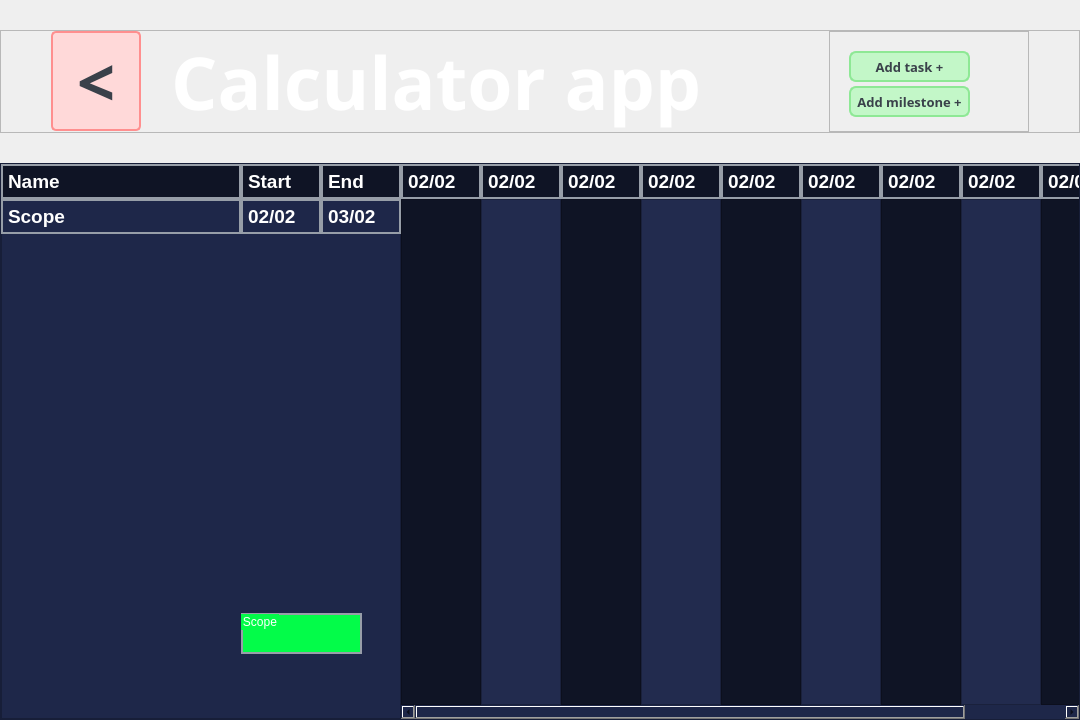
<?xml version="1.0" encoding="UTF-8"?>
<ui version="4.0">
 <class>Form</class>
 <widget class="QWidget" name="Form">
  <property name="geometry">
   <rect>
    <x>0</x>
    <y>0</y>
    <width>1080</width>
    <height>720</height>
   </rect>
  </property>
  <property name="windowTitle">
   <string>Form</string>
  </property>
  <layout class="QVBoxLayout" name="verticalLayout">
   <property name="spacing">
    <number>30</number>
   </property>
   <property name="leftMargin">
    <number>0</number>
   </property>
   <property name="topMargin">
    <number>30</number>
   </property>
   <property name="rightMargin">
    <number>0</number>
   </property>
   <property name="bottomMargin">
    <number>0</number>
   </property>
   <item>
    <widget class="QFrame" name="head">
     <property name="minimumSize">
      <size>
       <width>620</width>
       <height>90</height>
      </size>
     </property>
     <property name="styleSheet">
      <string notr="true"/>
     </property>
     <property name="frameShape">
      <enum>QFrame::StyledPanel</enum>
     </property>
     <property name="frameShadow">
      <enum>QFrame::Raised</enum>
     </property>
     <layout class="QHBoxLayout" name="horizontalLayout">
      <property name="spacing">
       <number>30</number>
      </property>
      <property name="leftMargin">
       <number>50</number>
      </property>
      <property name="topMargin">
       <number>0</number>
      </property>
      <property name="rightMargin">
       <number>50</number>
      </property>
      <property name="bottomMargin">
       <number>0</number>
      </property>
      <item>
       <widget class="QPushButton" name="back_button">
        <property name="minimumSize">
         <size>
          <width>90</width>
          <height>90</height>
         </size>
        </property>
        <property name="maximumSize">
         <size>
          <width>16777215</width>
          <height>100</height>
         </size>
        </property>
        <property name="font">
         <font>
          <family>Impact</family>
          <pointsize>50</pointsize>
          <bold>true</bold>
         </font>
        </property>
        <property name="cursor">
         <cursorShape>PointingHandCursor</cursorShape>
        </property>
        <property name="toolTip">
         <string>Login</string>
        </property>
        <property name="styleSheet">
         <string notr="true">border: 2px solid #ff8f8f;
border-radius: 5px;
background: #ffd9d9;
color: #3a414a;</string>
        </property>
        <property name="text">
         <string>&lt;</string>
        </property>
       </widget>
      </item>
      <item>
       <widget class="QLabel" name="title">
        <property name="sizePolicy">
         <sizepolicy hsizetype="Expanding" vsizetype="Preferred">
          <horstretch>100</horstretch>
          <verstretch>100</verstretch>
         </sizepolicy>
        </property>
        <property name="font">
         <font>
          <family>Leelawadee</family>
          <pointsize>55</pointsize>
          <bold>true</bold>
         </font>
        </property>
        <property name="styleSheet">
         <string notr="true">color: #ffffff</string>
        </property>
        <property name="text">
         <string>Calculator app</string>
        </property>
        <property name="wordWrap">
         <bool>true</bool>
        </property>
       </widget>
      </item>
      <item>
       <widget class="QFrame" name="add_task_frame">
        <property name="minimumSize">
         <size>
          <width>200</width>
          <height>0</height>
         </size>
        </property>
        <property name="frameShape">
         <enum>QFrame::StyledPanel</enum>
        </property>
        <property name="frameShadow">
         <enum>QFrame::Raised</enum>
        </property>
        <widget class="QPushButton" name="add_task_button">
         <property name="geometry">
          <rect>
           <x>20</x>
           <y>20</y>
           <width>121</width>
           <height>31</height>
          </rect>
         </property>
         <property name="minimumSize">
          <size>
           <width>0</width>
           <height>0</height>
          </size>
         </property>
         <property name="maximumSize">
          <size>
           <width>16777215</width>
           <height>100</height>
          </size>
         </property>
         <property name="font">
          <font>
           <family>Leelawadee</family>
           <pointsize>10</pointsize>
           <bold>true</bold>
          </font>
         </property>
         <property name="cursor">
          <cursorShape>PointingHandCursor</cursorShape>
         </property>
         <property name="toolTip">
          <string>Login</string>
         </property>
         <property name="styleSheet">
          <string notr="true">QPushButton {
	border: 2px solid #8ee895;
	border-radius: 7px;
	background: #c3f7c8;
	color: #3a414a;
}

QPushButton:hover {
	border: 2px solid #77e680;
	background: #9ce6a3
}</string>
         </property>
         <property name="text">
          <string>Add task +</string>
         </property>
        </widget>
        <widget class="QPushButton" name="add_milestone_button">
         <property name="geometry">
          <rect>
           <x>20</x>
           <y>55</y>
           <width>121</width>
           <height>31</height>
          </rect>
         </property>
         <property name="minimumSize">
          <size>
           <width>0</width>
           <height>0</height>
          </size>
         </property>
         <property name="maximumSize">
          <size>
           <width>16777215</width>
           <height>100</height>
          </size>
         </property>
         <property name="font">
          <font>
           <family>Leelawadee</family>
           <pointsize>10</pointsize>
           <bold>true</bold>
          </font>
         </property>
         <property name="cursor">
          <cursorShape>PointingHandCursor</cursorShape>
         </property>
         <property name="toolTip">
          <string>Login</string>
         </property>
         <property name="styleSheet">
          <string notr="true">QPushButton {
	border: 2px solid #8ee895;
	border-radius: 7px;
	background: #c3f7c8;
	color: #3a414a;
}

QPushButton:hover {
	border: 2px solid #77e680;
	background: #9ce6a3
}</string>
         </property>
         <property name="text">
          <string>Add milestone +</string>
         </property>
        </widget>
       </widget>
      </item>
     </layout>
    </widget>
   </item>
   <item>
    <widget class="QFrame" name="body">
     <property name="sizePolicy">
      <sizepolicy hsizetype="Expanding" vsizetype="Expanding">
       <horstretch>0</horstretch>
       <verstretch>0</verstretch>
      </sizepolicy>
     </property>
     <property name="styleSheet">
      <string notr="true">background: #1e2749;</string>
     </property>
     <property name="frameShape">
      <enum>QFrame::StyledPanel</enum>
     </property>
     <property name="frameShadow">
      <enum>QFrame::Raised</enum>
     </property>
     <layout class="QHBoxLayout" name="horizontalLayout_2">
      <property name="spacing">
       <number>0</number>
      </property>
      <property name="leftMargin">
       <number>0</number>
      </property>
      <property name="topMargin">
       <number>0</number>
      </property>
      <property name="rightMargin">
       <number>0</number>
      </property>
      <property name="bottomMargin">
       <number>0</number>
      </property>
      <item>
       <widget class="QFrame" name="tasks_frame">
        <property name="minimumSize">
         <size>
          <width>400</width>
          <height>0</height>
         </size>
        </property>
        <property name="styleSheet">
         <string notr="true">background: #1e2749;
color: #ffffff;</string>
        </property>
        <property name="frameShape">
         <enum>QFrame::StyledPanel</enum>
        </property>
        <property name="frameShadow">
         <enum>QFrame::Raised</enum>
        </property>
        <widget class="QFrame" name="tasks_headers">
         <property name="geometry">
          <rect>
           <x>0</x>
           <y>0</y>
           <width>400</width>
           <height>35</height>
          </rect>
         </property>
         <property name="sizePolicy">
          <sizepolicy hsizetype="Preferred" vsizetype="Preferred">
           <horstretch>0</horstretch>
           <verstretch>0</verstretch>
          </sizepolicy>
         </property>
         <property name="minimumSize">
          <size>
           <width>400</width>
           <height>35</height>
          </size>
         </property>
         <property name="maximumSize">
          <size>
           <width>400</width>
           <height>35</height>
          </size>
         </property>
         <property name="styleSheet">
          <string notr="true">border: 2px solid #979ea8;
background: #1e2749;
color: #ffffff;</string>
         </property>
         <property name="frameShape">
          <enum>QFrame::StyledPanel</enum>
         </property>
         <property name="frameShadow">
          <enum>QFrame::Raised</enum>
         </property>
         <widget class="QLabel" name="name_label">
          <property name="geometry">
           <rect>
            <x>0</x>
            <y>0</y>
            <width>240</width>
            <height>35</height>
           </rect>
          </property>
          <property name="font">
           <font>
            <pointsize>14</pointsize>
            <italic>false</italic>
            <bold>true</bold>
           </font>
          </property>
          <property name="styleSheet">
           <string notr="true">border: 2px solid #979ea8;
background: #0f1425;
color: #ffffff;
qproperty-alignment: AlignLeft;</string>
          </property>
          <property name="text">
           <string>Name</string>
          </property>
         </widget>
         <widget class="QLabel" name="start_label">
          <property name="geometry">
           <rect>
            <x>240</x>
            <y>0</y>
            <width>80</width>
            <height>35</height>
           </rect>
          </property>
          <property name="font">
           <font>
            <pointsize>14</pointsize>
            <bold>true</bold>
           </font>
          </property>
          <property name="styleSheet">
           <string notr="true">border: 2px solid #979ea8;
background: #0f1425;
color: #ffffff;
qproperty-alignment: AlignCenter;</string>
          </property>
          <property name="text">
           <string>Start</string>
          </property>
         </widget>
         <widget class="QLabel" name="end_label">
          <property name="geometry">
           <rect>
            <x>320</x>
            <y>0</y>
            <width>80</width>
            <height>35</height>
           </rect>
          </property>
          <property name="font">
           <font>
            <pointsize>14</pointsize>
            <bold>true</bold>
           </font>
          </property>
          <property name="styleSheet">
           <string notr="true">border: 2px solid #979ea8;
background: #0f1425;
color: #ffffff;
qproperty-alignment: AlignCenter;</string>
          </property>
          <property name="text">
           <string>End</string>
          </property>
         </widget>
        </widget>
        <widget class="QFrame" name="task_item">
         <property name="geometry">
          <rect>
           <x>0</x>
           <y>35</y>
           <width>400</width>
           <height>35</height>
          </rect>
         </property>
         <property name="sizePolicy">
          <sizepolicy hsizetype="Preferred" vsizetype="Preferred">
           <horstretch>0</horstretch>
           <verstretch>0</verstretch>
          </sizepolicy>
         </property>
         <property name="minimumSize">
          <size>
           <width>400</width>
           <height>35</height>
          </size>
         </property>
         <property name="maximumSize">
          <size>
           <width>400</width>
           <height>35</height>
          </size>
         </property>
         <property name="styleSheet">
          <string notr="true">border: 2px solid #979ea8;
background: #1e2749;
color: #ffffff;</string>
         </property>
         <property name="frameShape">
          <enum>QFrame::StyledPanel</enum>
         </property>
         <property name="frameShadow">
          <enum>QFrame::Raised</enum>
         </property>
         <widget class="QLabel" name="label_4">
          <property name="geometry">
           <rect>
            <x>0</x>
            <y>0</y>
            <width>240</width>
            <height>35</height>
           </rect>
          </property>
          <property name="font">
           <font>
            <pointsize>14</pointsize>
            <bold>true</bold>
           </font>
          </property>
          <property name="styleSheet">
           <string notr="true">border: 2px solid #979ea8;
background: #1e2749;
color: #ffffff;
qproperty-alignment: AlignLeft;</string>
          </property>
          <property name="text">
           <string>Scope</string>
          </property>
         </widget>
         <widget class="QLabel" name="label_5">
          <property name="geometry">
           <rect>
            <x>240</x>
            <y>0</y>
            <width>80</width>
            <height>35</height>
           </rect>
          </property>
          <property name="font">
           <font>
            <pointsize>14</pointsize>
            <bold>true</bold>
           </font>
          </property>
          <property name="styleSheet">
           <string notr="true">border: 2px solid #979ea8;
background: #1e2749;
color: #ffffff;
qproperty-alignment: AlignCenter;</string>
          </property>
          <property name="text">
           <string>02/02</string>
          </property>
         </widget>
         <widget class="QLabel" name="label_6">
          <property name="geometry">
           <rect>
            <x>320</x>
            <y>0</y>
            <width>80</width>
            <height>35</height>
           </rect>
          </property>
          <property name="font">
           <font>
            <pointsize>14</pointsize>
            <bold>true</bold>
           </font>
          </property>
          <property name="styleSheet">
           <string notr="true">border: 2px solid #979ea8;
background: #1e2749;
color: #ffffff;
qproperty-alignment: AlignCenter;</string>
          </property>
          <property name="text">
           <string>03/02</string>
          </property>
         </widget>
        </widget>
        <widget class="QGroupBox" name="groupBox">
         <property name="geometry">
          <rect>
           <x>240</x>
           <y>449</y>
           <width>121</width>
           <height>41</height>
          </rect>
         </property>
         <property name="styleSheet">
          <string notr="true">border: 2px solid #979ea8;
background: #03fc49;</string>
         </property>
         <property name="title">
          <string>Scope</string>
         </property>
        </widget>
       </widget>
      </item>
      <item>
       <widget class="QScrollArea" name="timeline">
        <property name="font">
         <font>
          <bold>true</bold>
         </font>
        </property>
        <property name="styleSheet">
         <string notr="true">background:transparent;
color: #ffffff;</string>
        </property>
        <property name="frameShape">
         <enum>QFrame::NoFrame</enum>
        </property>
        <property name="frameShadow">
         <enum>QFrame::Plain</enum>
        </property>
        <property name="lineWidth">
         <number>0</number>
        </property>
        <property name="midLineWidth">
         <number>0</number>
        </property>
        <property name="verticalScrollBarPolicy">
         <enum>Qt::ScrollBarAsNeeded</enum>
        </property>
        <property name="horizontalScrollBarPolicy">
         <enum>Qt::ScrollBarAsNeeded</enum>
        </property>
        <property name="widgetResizable">
         <bool>true</bool>
        </property>
        <widget class="QWidget" name="timeline_scroll_area">
         <property name="geometry">
          <rect>
           <x>0</x>
           <y>0</y>
           <width>800</width>
           <height>549</height>
          </rect>
         </property>
         <property name="styleSheet">
          <string notr="true">background:transparent;</string>
         </property>
         <layout class="QGridLayout" name="gridLayout">
          <property name="leftMargin">
           <number>0</number>
          </property>
          <property name="topMargin">
           <number>0</number>
          </property>
          <property name="rightMargin">
           <number>0</number>
          </property>
          <property name="bottomMargin">
           <number>0</number>
          </property>
          <property name="spacing">
           <number>0</number>
          </property>
          <item row="1" column="9" rowspan="2">
           <widget class="QFrame" name="frame_15">
            <property name="sizePolicy">
             <sizepolicy hsizetype="Preferred" vsizetype="Preferred">
              <horstretch>0</horstretch>
              <verstretch>0</verstretch>
             </sizepolicy>
            </property>
            <property name="minimumSize">
             <size>
              <width>0</width>
              <height>0</height>
             </size>
            </property>
            <property name="maximumSize">
             <size>
              <width>16777215</width>
              <height>16777215</height>
             </size>
            </property>
            <property name="font">
             <font>
              <bold>true</bold>
             </font>
            </property>
            <property name="styleSheet">
             <string notr="true">background: #0f1425;
color: #ffffff;</string>
            </property>
            <property name="frameShape">
             <enum>QFrame::StyledPanel</enum>
            </property>
            <property name="frameShadow">
             <enum>QFrame::Raised</enum>
            </property>
           </widget>
          </item>
          <item row="0" column="10">
           <widget class="QLabel" name="label_16">
            <property name="minimumSize">
             <size>
              <width>80</width>
              <height>35</height>
             </size>
            </property>
            <property name="maximumSize">
             <size>
              <width>80</width>
              <height>35</height>
             </size>
            </property>
            <property name="font">
             <font>
              <pointsize>14</pointsize>
              <bold>true</bold>
             </font>
            </property>
            <property name="styleSheet">
             <string notr="true">border: 2px solid #979ea8;
background: #0f1425;
color: #ffffff;
qproperty-alignment: AlignCenter;</string>
            </property>
            <property name="text">
             <string>02/02</string>
            </property>
           </widget>
          </item>
          <item row="1" column="6" rowspan="2">
           <widget class="QFrame" name="frame_13">
            <property name="sizePolicy">
             <sizepolicy hsizetype="Preferred" vsizetype="Preferred">
              <horstretch>0</horstretch>
              <verstretch>0</verstretch>
             </sizepolicy>
            </property>
            <property name="minimumSize">
             <size>
              <width>0</width>
              <height>0</height>
             </size>
            </property>
            <property name="maximumSize">
             <size>
              <width>16777215</width>
              <height>16777215</height>
             </size>
            </property>
            <property name="font">
             <font>
              <bold>true</bold>
             </font>
            </property>
            <property name="styleSheet">
             <string notr="true">background: #0f1425;
color: #ffffff;</string>
            </property>
            <property name="frameShape">
             <enum>QFrame::StyledPanel</enum>
            </property>
            <property name="frameShadow">
             <enum>QFrame::Raised</enum>
            </property>
           </widget>
          </item>
          <item row="0" column="2">
           <widget class="QLabel" name="label_15">
            <property name="minimumSize">
             <size>
              <width>80</width>
              <height>35</height>
             </size>
            </property>
            <property name="maximumSize">
             <size>
              <width>80</width>
              <height>35</height>
             </size>
            </property>
            <property name="font">
             <font>
              <pointsize>14</pointsize>
              <bold>true</bold>
             </font>
            </property>
            <property name="styleSheet">
             <string notr="true">border: 2px solid #979ea8;
background: #0f1425;
color: #ffffff;
qproperty-alignment: AlignCenter;</string>
            </property>
            <property name="text">
             <string>02/02</string>
            </property>
           </widget>
          </item>
          <item row="1" column="10" rowspan="2">
           <widget class="QFrame" name="frame_16">
            <property name="sizePolicy">
             <sizepolicy hsizetype="Preferred" vsizetype="Preferred">
              <horstretch>0</horstretch>
              <verstretch>0</verstretch>
             </sizepolicy>
            </property>
            <property name="minimumSize">
             <size>
              <width>0</width>
              <height>0</height>
             </size>
            </property>
            <property name="maximumSize">
             <size>
              <width>16777215</width>
              <height>16777215</height>
             </size>
            </property>
            <property name="font">
             <font>
              <bold>true</bold>
             </font>
            </property>
            <property name="styleSheet">
             <string notr="true">background: #222b4e;
color: #ffffff;</string>
            </property>
            <property name="frameShape">
             <enum>QFrame::StyledPanel</enum>
            </property>
            <property name="frameShadow">
             <enum>QFrame::Raised</enum>
            </property>
           </widget>
          </item>
          <item row="0" column="5">
           <widget class="QLabel" name="label_12">
            <property name="minimumSize">
             <size>
              <width>80</width>
              <height>35</height>
             </size>
            </property>
            <property name="maximumSize">
             <size>
              <width>80</width>
              <height>35</height>
             </size>
            </property>
            <property name="font">
             <font>
              <pointsize>14</pointsize>
              <bold>true</bold>
             </font>
            </property>
            <property name="styleSheet">
             <string notr="true">border: 2px solid #979ea8;
background: #0f1425;
color: #ffffff;
qproperty-alignment: AlignCenter;</string>
            </property>
            <property name="text">
             <string>02/02</string>
            </property>
           </widget>
          </item>
          <item row="1" column="1" rowspan="2">
           <widget class="QFrame" name="frame_8">
            <property name="sizePolicy">
             <sizepolicy hsizetype="Preferred" vsizetype="Preferred">
              <horstretch>0</horstretch>
              <verstretch>0</verstretch>
             </sizepolicy>
            </property>
            <property name="minimumSize">
             <size>
              <width>0</width>
              <height>0</height>
             </size>
            </property>
            <property name="maximumSize">
             <size>
              <width>16777215</width>
              <height>16777215</height>
             </size>
            </property>
            <property name="font">
             <font>
              <bold>true</bold>
             </font>
            </property>
            <property name="styleSheet">
             <string notr="true">background: #222b4e;
color: #ffffff;</string>
            </property>
            <property name="frameShape">
             <enum>QFrame::StyledPanel</enum>
            </property>
            <property name="frameShadow">
             <enum>QFrame::Raised</enum>
            </property>
           </widget>
          </item>
          <item row="0" column="7">
           <widget class="QLabel" name="label_13">
            <property name="minimumSize">
             <size>
              <width>80</width>
              <height>35</height>
             </size>
            </property>
            <property name="maximumSize">
             <size>
              <width>80</width>
              <height>35</height>
             </size>
            </property>
            <property name="font">
             <font>
              <pointsize>14</pointsize>
              <bold>true</bold>
             </font>
            </property>
            <property name="styleSheet">
             <string notr="true">border: 2px solid #979ea8;
background: #0f1425;
color: #ffffff;
qproperty-alignment: AlignCenter;</string>
            </property>
            <property name="text">
             <string>02/02</string>
            </property>
           </widget>
          </item>
          <item row="1" column="3" rowspan="2">
           <widget class="QFrame" name="frame_10">
            <property name="sizePolicy">
             <sizepolicy hsizetype="Preferred" vsizetype="Preferred">
              <horstretch>0</horstretch>
              <verstretch>0</verstretch>
             </sizepolicy>
            </property>
            <property name="minimumSize">
             <size>
              <width>0</width>
              <height>0</height>
             </size>
            </property>
            <property name="maximumSize">
             <size>
              <width>16777215</width>
              <height>16777215</height>
             </size>
            </property>
            <property name="font">
             <font>
              <bold>true</bold>
             </font>
            </property>
            <property name="styleSheet">
             <string notr="true">background: #222b4e;
color: #ffffff;</string>
            </property>
            <property name="frameShape">
             <enum>QFrame::StyledPanel</enum>
            </property>
            <property name="frameShadow">
             <enum>QFrame::Raised</enum>
            </property>
           </widget>
          </item>
          <item row="1" column="5" rowspan="2">
           <widget class="QFrame" name="frame_12">
            <property name="sizePolicy">
             <sizepolicy hsizetype="Preferred" vsizetype="Preferred">
              <horstretch>0</horstretch>
              <verstretch>0</verstretch>
             </sizepolicy>
            </property>
            <property name="minimumSize">
             <size>
              <width>0</width>
              <height>0</height>
             </size>
            </property>
            <property name="maximumSize">
             <size>
              <width>16777215</width>
              <height>16777215</height>
             </size>
            </property>
            <property name="font">
             <font>
              <bold>true</bold>
             </font>
            </property>
            <property name="styleSheet">
             <string notr="true">background: #222b4e;
color: #ffffff;</string>
            </property>
            <property name="frameShape">
             <enum>QFrame::StyledPanel</enum>
            </property>
            <property name="frameShadow">
             <enum>QFrame::Raised</enum>
            </property>
           </widget>
          </item>
          <item row="0" column="0">
           <widget class="QLabel" name="label_7">
            <property name="minimumSize">
             <size>
              <width>80</width>
              <height>35</height>
             </size>
            </property>
            <property name="maximumSize">
             <size>
              <width>80</width>
              <height>35</height>
             </size>
            </property>
            <property name="font">
             <font>
              <pointsize>14</pointsize>
              <bold>true</bold>
             </font>
            </property>
            <property name="styleSheet">
             <string notr="true">border: 2px solid #979ea8;
background: #0f1425;
color: #ffffff;
qproperty-alignment: AlignCenter;</string>
            </property>
            <property name="text">
             <string>02/02</string>
            </property>
           </widget>
          </item>
          <item row="0" column="9">
           <widget class="QLabel" name="label_11">
            <property name="minimumSize">
             <size>
              <width>80</width>
              <height>35</height>
             </size>
            </property>
            <property name="maximumSize">
             <size>
              <width>80</width>
              <height>35</height>
             </size>
            </property>
            <property name="font">
             <font>
              <pointsize>14</pointsize>
              <bold>true</bold>
             </font>
            </property>
            <property name="styleSheet">
             <string notr="true">border: 2px solid #979ea8;
background: #0f1425;
color: #ffffff;
qproperty-alignment: AlignCenter;</string>
            </property>
            <property name="text">
             <string>02/02</string>
            </property>
           </widget>
          </item>
          <item row="1" column="7" rowspan="2">
           <widget class="QFrame" name="frame_14">
            <property name="sizePolicy">
             <sizepolicy hsizetype="Preferred" vsizetype="Preferred">
              <horstretch>0</horstretch>
              <verstretch>0</verstretch>
             </sizepolicy>
            </property>
            <property name="minimumSize">
             <size>
              <width>0</width>
              <height>0</height>
             </size>
            </property>
            <property name="maximumSize">
             <size>
              <width>16777215</width>
              <height>16777215</height>
             </size>
            </property>
            <property name="font">
             <font>
              <bold>true</bold>
             </font>
            </property>
            <property name="styleSheet">
             <string notr="true">background: #222b4e;
color: #ffffff;</string>
            </property>
            <property name="frameShape">
             <enum>QFrame::StyledPanel</enum>
            </property>
            <property name="frameShadow">
             <enum>QFrame::Raised</enum>
            </property>
           </widget>
          </item>
          <item row="0" column="6">
           <widget class="QLabel" name="label_14">
            <property name="minimumSize">
             <size>
              <width>80</width>
              <height>35</height>
             </size>
            </property>
            <property name="maximumSize">
             <size>
              <width>80</width>
              <height>35</height>
             </size>
            </property>
            <property name="font">
             <font>
              <pointsize>14</pointsize>
              <bold>true</bold>
             </font>
            </property>
            <property name="styleSheet">
             <string notr="true">border: 2px solid #979ea8;
background: #0f1425;
color: #ffffff;
qproperty-alignment: AlignCenter;</string>
            </property>
            <property name="text">
             <string>02/02</string>
            </property>
           </widget>
          </item>
          <item row="1" column="4" rowspan="2">
           <widget class="QFrame" name="frame_11">
            <property name="sizePolicy">
             <sizepolicy hsizetype="Preferred" vsizetype="Preferred">
              <horstretch>0</horstretch>
              <verstretch>0</verstretch>
             </sizepolicy>
            </property>
            <property name="minimumSize">
             <size>
              <width>0</width>
              <height>0</height>
             </size>
            </property>
            <property name="maximumSize">
             <size>
              <width>16777215</width>
              <height>16777215</height>
             </size>
            </property>
            <property name="font">
             <font>
              <bold>true</bold>
             </font>
            </property>
            <property name="styleSheet">
             <string notr="true">background: #0f1425;
color: #ffffff;</string>
            </property>
            <property name="frameShape">
             <enum>QFrame::StyledPanel</enum>
            </property>
            <property name="frameShadow">
             <enum>QFrame::Raised</enum>
            </property>
           </widget>
          </item>
          <item row="0" column="1">
           <widget class="QLabel" name="label_8">
            <property name="minimumSize">
             <size>
              <width>80</width>
              <height>35</height>
             </size>
            </property>
            <property name="maximumSize">
             <size>
              <width>80</width>
              <height>35</height>
             </size>
            </property>
            <property name="font">
             <font>
              <pointsize>14</pointsize>
              <bold>true</bold>
             </font>
            </property>
            <property name="styleSheet">
             <string notr="true">border: 2px solid #979ea8;
background: #0f1425;
color: #ffffff;
qproperty-alignment: AlignCenter;</string>
            </property>
            <property name="text">
             <string>02/02</string>
            </property>
           </widget>
          </item>
          <item row="1" column="0" rowspan="2">
           <widget class="QFrame" name="frame_7">
            <property name="sizePolicy">
             <sizepolicy hsizetype="Preferred" vsizetype="Preferred">
              <horstretch>0</horstretch>
              <verstretch>0</verstretch>
             </sizepolicy>
            </property>
            <property name="minimumSize">
             <size>
              <width>0</width>
              <height>0</height>
             </size>
            </property>
            <property name="maximumSize">
             <size>
              <width>16777215</width>
              <height>16777215</height>
             </size>
            </property>
            <property name="font">
             <font>
              <bold>true</bold>
             </font>
            </property>
            <property name="styleSheet">
             <string notr="true">background: #0f1425;
color: #ffffff;</string>
            </property>
            <property name="frameShape">
             <enum>QFrame::StyledPanel</enum>
            </property>
            <property name="frameShadow">
             <enum>QFrame::Raised</enum>
            </property>
           </widget>
          </item>
          <item row="0" column="4">
           <widget class="QLabel" name="label_10">
            <property name="minimumSize">
             <size>
              <width>80</width>
              <height>35</height>
             </size>
            </property>
            <property name="maximumSize">
             <size>
              <width>80</width>
              <height>35</height>
             </size>
            </property>
            <property name="font">
             <font>
              <pointsize>14</pointsize>
              <bold>true</bold>
             </font>
            </property>
            <property name="styleSheet">
             <string notr="true">border: 2px solid #979ea8;
background: #0f1425;
color: #ffffff;
qproperty-alignment: AlignCenter;</string>
            </property>
            <property name="text">
             <string>02/02</string>
            </property>
           </widget>
          </item>
          <item row="0" column="3">
           <widget class="QLabel" name="label_9">
            <property name="minimumSize">
             <size>
              <width>80</width>
              <height>35</height>
             </size>
            </property>
            <property name="maximumSize">
             <size>
              <width>80</width>
              <height>35</height>
             </size>
            </property>
            <property name="font">
             <font>
              <pointsize>14</pointsize>
              <bold>true</bold>
             </font>
            </property>
            <property name="styleSheet">
             <string notr="true">border: 2px solid #979ea8;
background: #0f1425;
color: #ffffff;
qproperty-alignment: AlignCenter;</string>
            </property>
            <property name="text">
             <string>02/02</string>
            </property>
           </widget>
          </item>
          <item row="1" column="2" rowspan="2">
           <widget class="QFrame" name="frame_9">
            <property name="sizePolicy">
             <sizepolicy hsizetype="Preferred" vsizetype="Preferred">
              <horstretch>0</horstretch>
              <verstretch>0</verstretch>
             </sizepolicy>
            </property>
            <property name="minimumSize">
             <size>
              <width>0</width>
              <height>0</height>
             </size>
            </property>
            <property name="maximumSize">
             <size>
              <width>16777215</width>
              <height>16777215</height>
             </size>
            </property>
            <property name="font">
             <font>
              <bold>true</bold>
             </font>
            </property>
            <property name="styleSheet">
             <string notr="true">background: #0f1425;
color: #ffffff;</string>
            </property>
            <property name="frameShape">
             <enum>QFrame::StyledPanel</enum>
            </property>
            <property name="frameShadow">
             <enum>QFrame::Raised</enum>
            </property>
           </widget>
          </item>
         </layout>
        </widget>
       </widget>
      </item>
     </layout>
    </widget>
   </item>
  </layout>
 </widget>
 <resources/>
 <connections/>
</ui>
